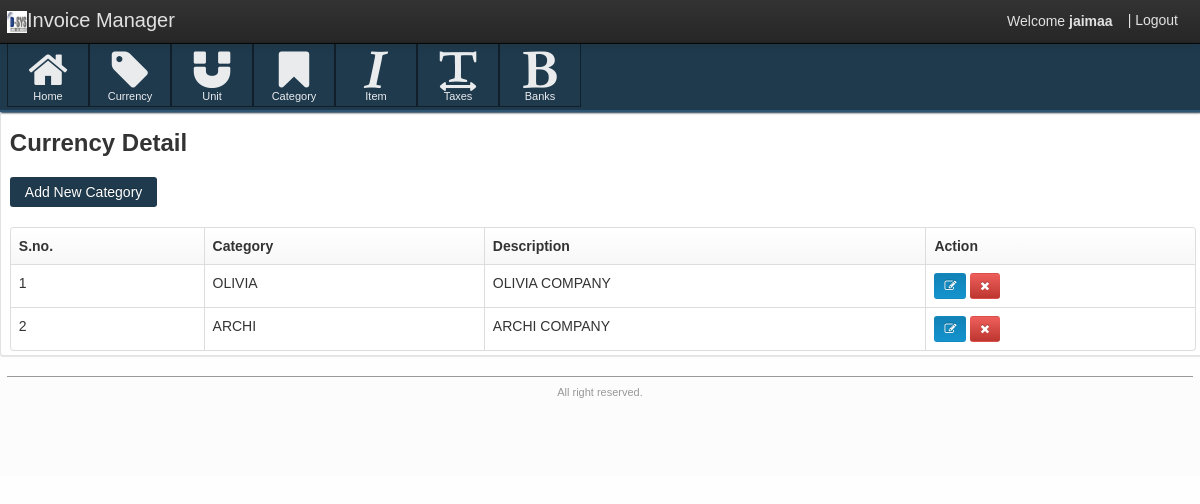
Screenshot of /JAIGST/category_mgmt.php (signed in) with the database file from the repository.
### tables this page shows
CREATE TABLE `category` (
  `category_id` bigint(100) NOT NULL,
  `category` varchar(50) NOT NULL,
  `description` varchar(100) NOT NULL
);

### JAIGST/category_mgmt.php (the view, shortened to what this page needs)
<?php
if(isset($_SESSION['login']) && $_SESSION['type']=='Admin')
{
?>
<!DOCTYPE html>
<html lang="en">
<head>
    <link href="css/customize-template.css" type="text/css" media="screen, projection" rel="stylesheet" />
</head>
    <body>
    <div class="navbar navbar-fixed-top">
        <div class="navbar-inner">
            <div class="container">
                <a href="#" class="brand"><img src="images/Dsys Logo.png" width="20px" height="20px" />Invoice Manager</a>
                <div id="app-nav-top-bar" class="nav-collapse">
                   <ul class="nav pull-right">
					<li style="margin-top: 11px;">
						Welcome <strong><?php echo $_SESSION['UserName'] ?> </strong>
					</li>
                        <li>
                            <a href="signout.php">| Logout</a>
                        </li>
                    </ul>
                </div>
            </div>
        </div>
    </div>
    <div id="body-container">
        <div id="body-content">
            <div class="body-nav body-nav-horizontal body-nav-fixed">
                <div class="container">
                   			<ul> <li>
                                    <a href="dashboard.php">
                                        <i class="icon-home icon-large"></i> Home
                                    </a>
                                </li>
								<li>
                                    <a href="currency_mgmt.php">
                                        <i class="icon-tag icon-large"></i> Currency
                                    </a>
                                </li>
                                <li>
                                    <a href="unit_mgmt.php">
                                        <i class="icon-magnet icon-large"></i> Unit
                                    </a>
                                </li>
								<li>
                                    <a href="category_mgmt.php">
                                        <i class="icon-bookmark icon-large"></i> Category
                                    </a>
                                </li>
								<li>
                                    <a href="item_mgmt.php">
                                        <i class="icon-italic icon-large"></i> Item
                                    </a>
                                </li>
								<li>
                                    <a href="tax_mgmt.php">
                                        <i class="icon-text-width icon-large"></i> Taxes
                                    </a>
                                </li>
								<li>
                                    <a href="bank_mgmt.php">
                                        <i class="icon-bold icon-large"></i> Banks
                                    </a>
                                </li>
                    </ul>
                </div>
            </div>
<div class="box">
	<div class="container">
		<section class="content-header">
			<h3>
				Currency Detail
			</h3>
		</section>
	</div>
	<div class="box-content">
		<section id="my-account-security-form" class="page container">
				<div class="container">
					<div class="row">
						<div id="acct-password-row" class="span16">
                        <a href="create_category.php?opt=1"><button id="submit-button" type="button" class="btn btn-primary" name="action" value="" style="margin-bottom:20px">Add New Category</button></a>
                        <div class="box-content box-table">
                            <table id="sample-table" class="table table-hover table-bordered tablesorter">
                                <thead>
                                    <tr>
                                        <th>S.no.</th>
                                        <th>Category</th>
                                        <th>Description</th>
                                        <th>Action</th>
                                    </tr>
                                </thead>
                                <tbody>
                                <?php
										$res=mysql_query("select * from category");
										while($r=mysql_fetch_array($res))
										{
											echo "<tr><td>".$r[0]."</td><td>".$r[1]."</td><td>".$r[2]."</td><td class='td-actions'>
                                            	<a href='edit_category.php?opt=3&category_id=$r[0]' class='btn btn-small btn-info'>
                                                	<i class='btn-icon-only icon-edit'></i>
                                            	</a>
                                           		<a href='del_category.php?opt=2&category_id=$r[0]' onClick='confirmDelete();' class='btn btn-small btn-danger'>
                                            	    <i class='btn-icon-only icon-remove'></i>
                                            	</a>
												</td>
			                                    </tr>";
										}
										?>
                                </tbody>
                            </table>
						</div>
					</div>
            	</div>
		</section>
	</div></div>
    <footer class="application-footer">
        <div class="container">
            <div class="disclaimer">
                <p> All right reserved.</p>
            </div>
        </div>
    </footer>
	</body>
</html>
<?php
}
else
{header('location:signout.php');}
?>

### JAIGST/category_mgmt.php (style rules this page uses)
#body-content { padding-bottom: 0px !important; }
.application-footer { margin-top: 0px !important; }
#body-container { height: auto; min-height: 0% !important; }

### rows the page displays
category: category_id "1", category "OLIVIA", description "OLIVIA COMPANY"
category: category_id "2", category "ARCHI", description "ARCHI COMPANY"

### other values shown
$_SESSION['UserName'] "jaimaa"
